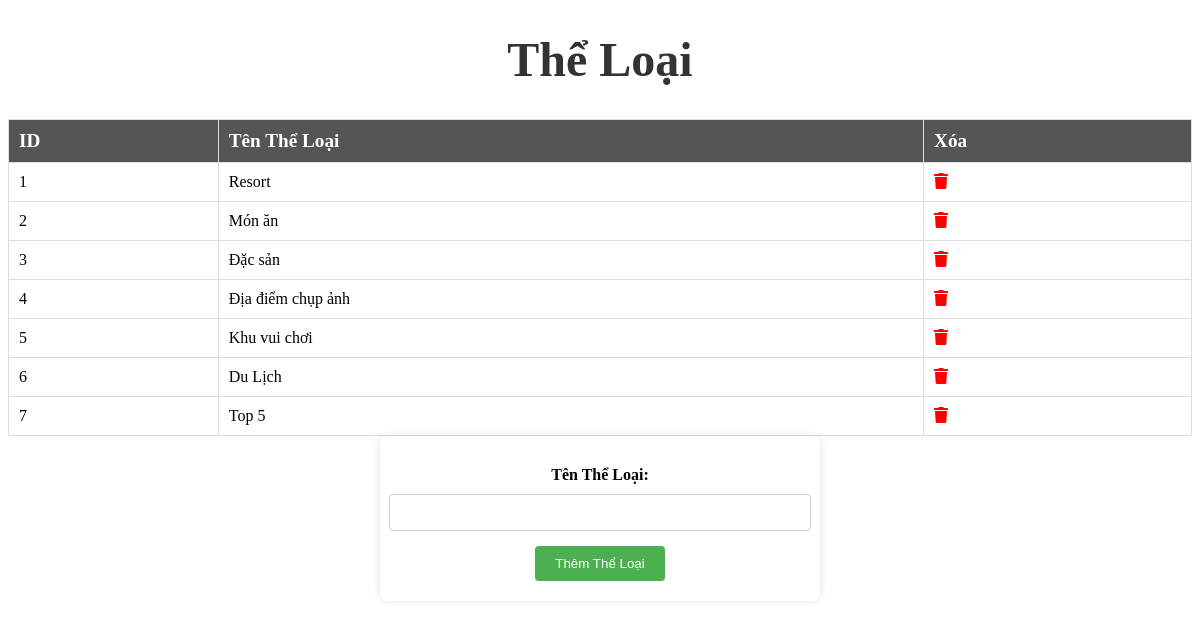
Screenshot of /DatVeMayBay/update-theloai.php with the database file from the repository.
### tables this page shows
CREATE TABLE `theloai` (
  `ID_TheLoai` int(11) NOT NULL,
  `TenTheLoai` varchar(50) NOT NULL
);

### DatVeMayBay/update-theloai.php (the view, shortened to what this page needs)
<?php
    include 'db.php';
?>
<!DOCTYPE html>
<html lang="en">
<head>
    <link rel="stylesheet" href="style1.css">
    <link rel="stylesheet" href="https://cdnjs.cloudflare.com/ajax/libs/font-awesome/5.15.4/css/all.min.css">
</head>
<body>
    <h1 style="font-size: 3em;">Thể Loại</h1>
    <?php
        $query = "SELECT * FROM theloai";
        $result = mysqli_query($connect, $query);
        if ($result) {
            echo '<table>';
            echo '<tr><th>ID</th><th>Tên Thể Loại</th><th>Xóa</th></tr>';
            while ($row = mysqli_fetch_assoc($result)) {
                echo '<tr>';
                echo '<td>' . $row['ID_TheLoai'] . '</td>';
                echo '<td>' . $row['TenTheLoai'] . '</td>';
                echo '<td><a href="delete-theloai.php?id=' . $row['ID_TheLoai'] . '" onclick="return confirmDelete(' . $row['ID_TheLoai'] . ')"><i class="fas fa-trash delete-icon"></i></a></td>';
                echo '</tr>';
            }
            echo '</table>';
        } else {
            echo "Error: " . mysqli_error($connect);
        }
    ?>
    <div class="form-container">
        <form method="post" action="insert-theloai.php">
            <label for="tenTheLoai">Tên Thể Loại:</label>
            <input type="text" id="tenTheLoai" name="tenTheLoai" required>
            <input type="submit" value="Thêm Thể Loại">
        </form>
    </div>
</body>
</html>

### DatVeMayBay/style1.css (style rules this page uses)
table { width: 100%; border-collapse: collapse; margin-top: 20px; }
th, td { padding: 10px; border: 1px solid #ddd; text-align: left; }
th { background-color: #555; color: white; font-size: 1.2em; }
.form-container { background-color: #fff; box-shadow: 0 0 10px rgba(0, 0, 0, 0.1); padding: 20px; border-radius: 8px; max-width: 400px; margin: 0 auto; }
h1 { text-align: center; color: #333; }
form { display: flex; flex-direction: column; align-items: center; }
label { margin: 10px 0; font-weight: bold; }
input[type="text"] { padding: 10px; width: 100%; margin-bottom: 15px; border: 1px solid #ccc; border-radius: 4px; }
input[type="submit"] { padding: 10px 20px; background-color: #4CAF50; color: white; border: none; border-radius: 4px; cursor: pointer; }

### DatVeMayBay/update-theloai.php (style rules this page uses)
.delete-icon { color: red; margin-right: 5px; transition: color 0.3s ease; }

### rows the page displays
theloai: ID_TheLoai "1", TenTheLoai "Resort"
theloai: ID_TheLoai "2", TenTheLoai "Món ăn"
theloai: ID_TheLoai "3", TenTheLoai "Đặc sản"
theloai: ID_TheLoai "4", TenTheLoai "Địa điểm chụp ảnh"
theloai: ID_TheLoai "5", TenTheLoai "Khu vui chơi"
theloai: ID_TheLoai "6", TenTheLoai "Du Lịch"
theloai: ID_TheLoai "7", TenTheLoai "Top 5"
